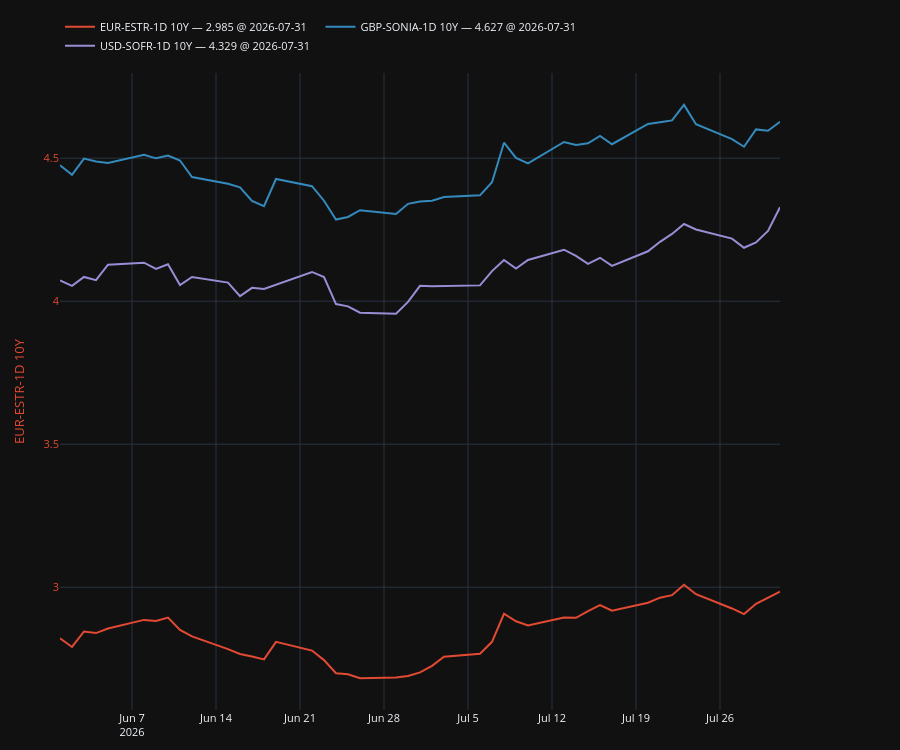

This figure's notebook cell:
### Code cell
plot, fig, ax, ax2, legend = make_secondary_axis_plot(engine="plotly")
for col in eod.columns:
    plot(eod[col], which="left")
legend(valfmt="{:.3f}", show_date=True)
